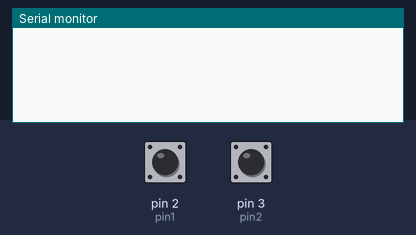
Simulated run of this sketch. Board: Arduino Uno, built with avr-gcc and run on an emulated ATmega328P. On the bench: the last lines printed to the serial monitor. The test bench sets the inputs (shaded band); at power-on: pin 2 (pin1) HIGH, pin 3 (pin2) HIGH.

Above: at 1.2 s.
1.3 s: pin 2 (pin1) pulled LOW for 0.15 s
At 2.6 s:
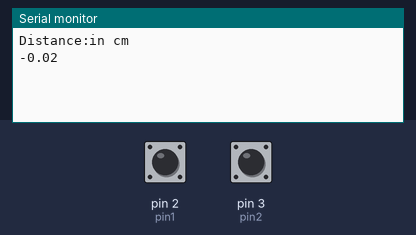
2.9 s: pin 3 (pin2) pulled LOW for 0.15 s
At 3.9 s:
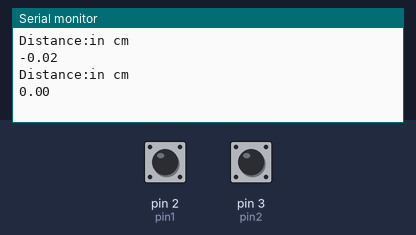
4.5 s: pin 3 (pin2) pulled LOW for 1 s
At 6.4 s:
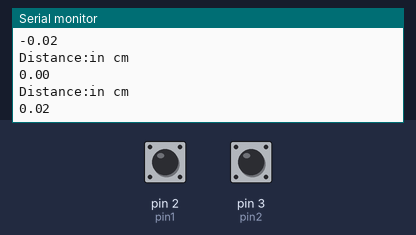

Measured:
- after the input at 1.3 s, the serial monitor: prints a new line after 0.15 s (image 1)
- after the input at 2.9 s, the serial monitor: prints a new line after 0.17 s (image 2)
- after the input at 4.5 s, the serial monitor: prints a new line after 1.0 s (image 3)

The sketch:

WheelwithEncoder.ino
```cpp
volatile long temp, counter = 0;
const int R =3;
const int N = 1200;
const float pi = 3.14;
float distance = 0;
#define pin1=2;
#define pin2=3;
void setup() {
  Serial.begin (9600);
  pinMode(2, INPUT_PULLUP);
  pinMode(3, INPUT_PULLUP);
  attachInterrupt(0, ai0, RISING);
  attachInterrupt(1, ai1, RISING);
}

void loop() {
  // Send the value of counter
  if ( counter != temp ) {
    distance = ((2 * pi * R) / N) * counter;
    Serial.println("Distance:in cm");
    Serial.println (distance);
    //Serial.println (counter);
    temp = counter;

  }
}
void ai0() {
  if (digitalRead(3) == LOW) {
    counter++;
  } else {
    counter--;
  }
}

void ai1() {
  if (digitalRead(2) == LOW) {
    counter--;
  } else {
    counter++;
  }
}
```
